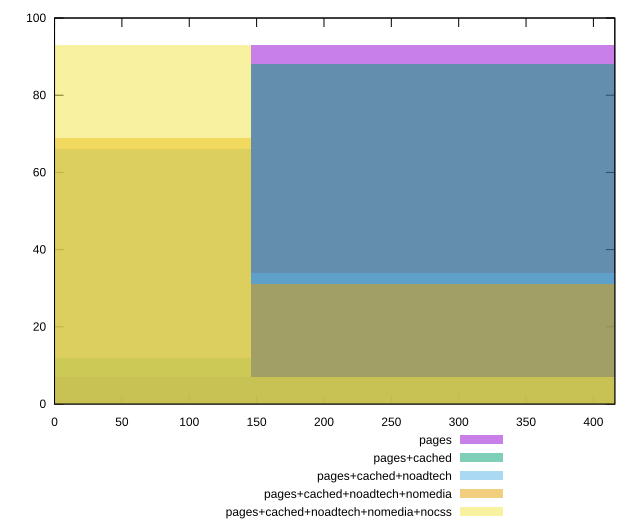

Here is the gnuplot script that generated this plot:
reset

$pages <<EOF
291.6669206115694 93
0 7
EOF

$pagesCached <<EOF
291.6669206115694 88
0 12
EOF

$pagesCachedNoadtech <<EOF
291.6669206115694 34
0 66
EOF

$pagesCachedNoadtechNomedia <<EOF
291.6669206115694 31
0 69
EOF

$pagesCachedNoadtechNomediaNocss <<EOF
291.6669206115694 7
0 93
EOF

set key outside below
set boxwidth 291.6669206115694
set xrange [0:415.898]
set yrange [0:100]
set trange [0:100]
set style fill transparent solid 0.5 noborder
set terminal svg size 640, 530 enhanced background rgb 'white'
set output "report_00017_2021-02-10T15-08-03.406Z/uses-rel-preconnect/comparison/histogram/all_raw.svg"

plot $pages title "pages" with boxes, \
     $pagesCached title "pages+cached" with boxes, \
     $pagesCachedNoadtech title "pages+cached+noadtech" with boxes, \
     $pagesCachedNoadtechNomedia title "pages+cached+noadtech+nomedia" with boxes, \
     $pagesCachedNoadtechNomediaNocss title "pages+cached+noadtech+nomedia+nocss" with boxes

reset
